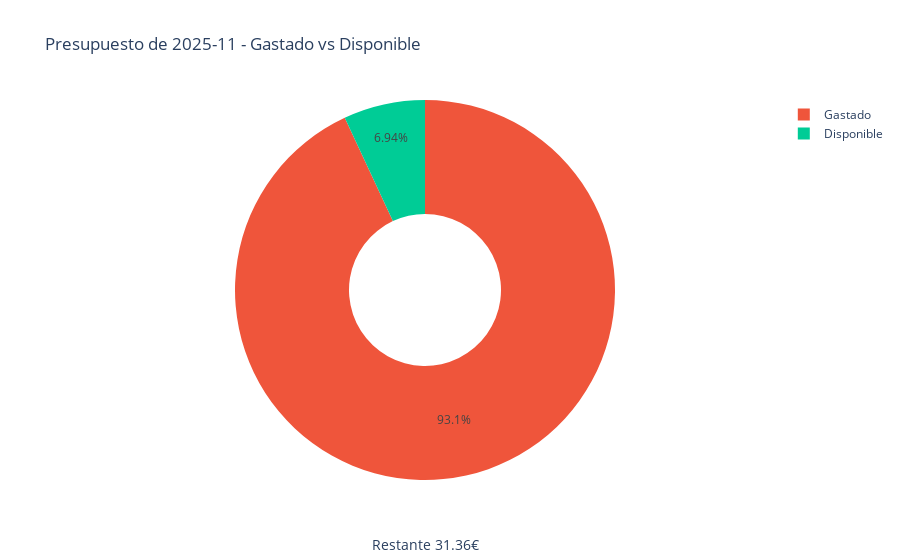

Notebook code for this chart:
### Code cell
grafico_presupuesto(historial)

### Figure 1 — Plotly figure (JSON) as saved in the notebook; plotly's stock layout.template omitted (floating-point values rounded to 4 significant figures)
{"data": [{"hole": 0.4, "labels": ["Gastado", "Disponible"], "marker": {"colors": ["#EF553B", "#00CC96"]}, "type": "pie", "values": [420.5, 31.36]}], "layout": {"annotations": [{"font": {"size": 14}, "showarrow": false, "text": "Restante\n31.36€", "x": 0.5, "y": -0.2}], "autosize": true, "title": {"text": "Presupuesto de 2025-11 - Gastado vs Disponible"}}}
